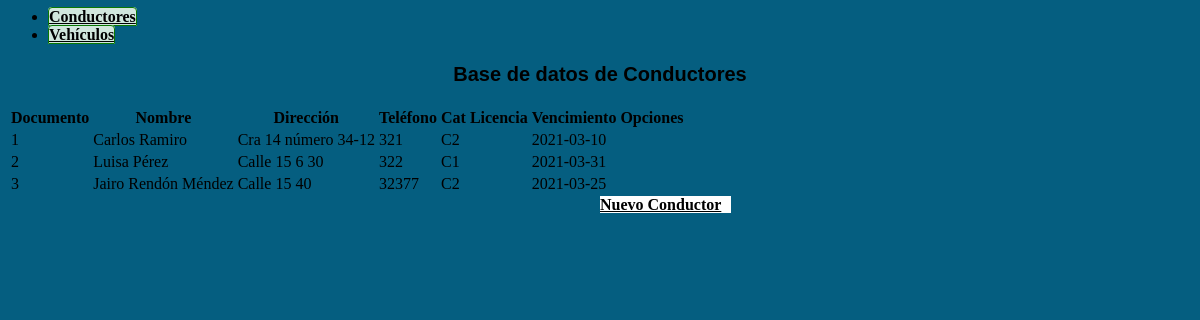
Screenshot of /contenido.php with the database file from the repository.
### tables this page shows
CREATE TABLE conductores (
  documento int(11) NOT NULL,
  nombre varchar(50) NOT NULL,
  direccion varchar(50) NOT NULL,
  telefono varchar(50) NOT NULL,
  catlicencia varchar(10) NOT NULL,
  vencimiento date NOT NULL
);

### conductor/listado.php (the view, shortened to what this page needs)
<?php
	$bd = new PDO('mysql:host=localhost;dbname=proyectofinal','root','');
	$conductores = $bd->query("SELECT * FROM conductores")->fetchAll(PDO::FETCH_OBJ);
?>
<link rel="stylesheet" type="text/css" href="css/miestilo.css">
<div class="content-wrapper">
<div class="container">
	<?php include "menusupbd.php"; ?>
	<h3>Base de datos de Conductores</h3>
		<table class="table table-hover table-success">
			<tr>
				<th>Documento</th>
				<th>Nombre</th>
				<th>Dirección</th>
				<th>Teléfono</th>
				<th>Cat Licencia</th>
				<th>Vencimiento</th>
				<th>Opciones</th>
			</tr>
			<?php foreach ($conductores as $c): ?>
				<tr>
					<td><?php echo $c->documento; ?></td>
					<td><?php echo $c->nombre; ?></td>
					<td><?php echo $c->direccion; ?></td>
					<td><?php echo $c->telefono; ?></td>
					<td><?php echo $c->catlicencia; ?></td>
					<td><?php echo $c->vencimiento; ?></td>
					<td>
					</td>
				</tr>
			<?php endforeach; ?>
		</table>
	<a href="index.php?contenido=conductor/formulario.php&accion=guardar" class="btn btn-danger">Nuevo Conductor  <i class="far fa-address-card"></i>
	</a>
</div>
</div>

### css/miestilo.css (style rules this page uses)
.btn-danger { color: black; background-color: white; border-color: black; width: 220px; margin-left: 50%; transform: translateX(-50%); }
a { color: black; font-weight: bold; }
h3 { background-color: ; margin-top: 5px; text-align: center; color: black; font-family: arial; font-size: 20px; font-weight: bold; }

### rows the page displays
conductores: documento "1", nombre "Carlos Ramiro", direccion "Cra 14 número 34-12", telefono "321", catlicencia "C2", vencimiento "2021-03-10"
conductores: documento "2", nombre "Luisa Pérez", direccion "Calle 15 6 30", telefono "322", catlicencia "C1", vencimiento "2021-03-31"
conductores: documento "3", nombre "Jairo Rendón Méndez", direccion "Calle 15 40", telefono "32377", catlicencia "C2", vencimiento "2021-03-25"
